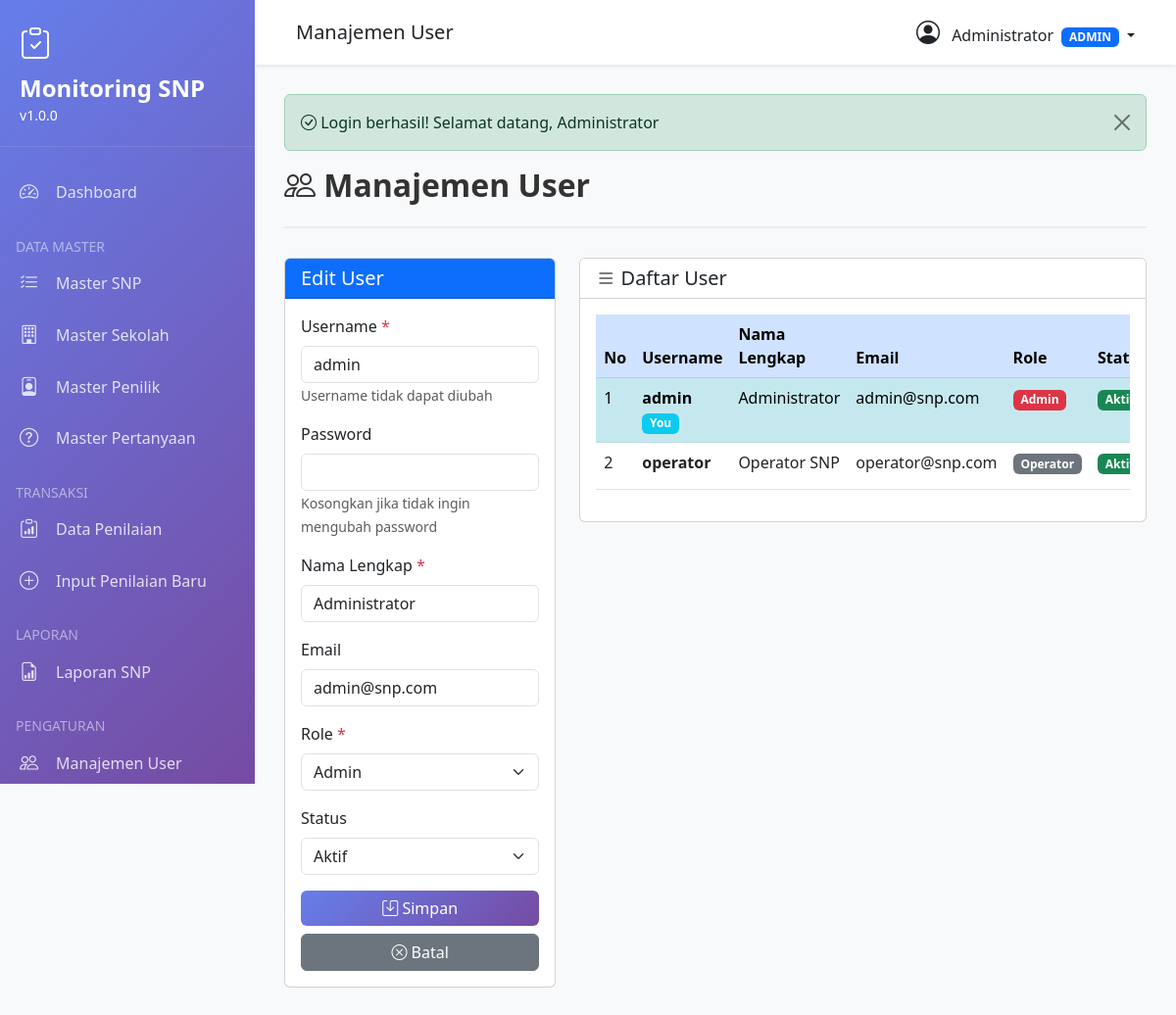
Screenshot of /modules/user.php?edit=1 (signed in) with the database file from the repository.
### tables this page shows
CREATE TABLE users (
    id INT PRIMARY KEY AUTO_INCREMENT,
    username VARCHAR(50) UNIQUE NOT NULL,
    password VARCHAR(255) NOT NULL,
    nama_lengkap VARCHAR(100) NOT NULL,
    email VARCHAR(100),
    role ENUM('admin', 'penilik', 'operator') DEFAULT 'operator',
    is_active TINYINT(1) DEFAULT 1,
    created_at TIMESTAMP DEFAULT CURRENT_TIMESTAMP,
    updated_at TIMESTAMP DEFAULT CURRENT_TIMESTAMP ON UPDATE CURRENT_TIMESTAMP
);

### config/config.php (called while the page is built, shortened)
<?php
class Database {
    private static $instance = null;
    private $conn;
    private function __construct() {
        try {
            $this->conn = new mysqli(DB_HOST, DB_USER, DB_PASS, DB_NAME);
            $this->conn->set_charset("utf8");
        } catch (Exception $e) {
            die("ERROR: " . $e->getMessage());
        }
    }
    public static function getInstance() {
        if (self::$instance === null) {
            self::$instance = new Database();
        }
        return self::$instance;
    }
    public function query($sql) {
        return $this->conn->query($sql);
    }
}

### modules/user.php (the view, shortened to what this page needs)
<?php
$db = Database::getInstance();
$pageTitle = 'Manajemen User';
require_once '../includes/header.php';
$editData = null;
if (isset($_GET['edit'])) {
    $id = (int)$_GET['edit'];
    $editData = $db->query("SELECT * FROM users WHERE id = $id")->fetch_assoc();
}
$users = $db->query("SELECT * FROM users ORDER BY created_at DESC")->fetch_all(MYSQLI_ASSOC);
?>
<div class="page-header">
    <h2><i class="bi bi-people"></i> <?php echo $pageTitle; ?></h2>
</div>
<div class="row">
    <div class="col-md-4">
        <div class="card">
            <div class="card-header bg-primary text-white">
                <h5 class="mb-0">
                    <?php echo $editData ? 'Edit' : 'Tambah'; ?> User
                </h5>
            </div>
            <div class="card-body">
                <form method="POST">
                    <div class="mb-3">
                        <label class="form-label">Username <span class="text-danger">*</span></label>
                        <input type="text" class="form-control" name="username"
                               value="<?php echo $editData['username'] ?? ''; ?>"
                               required <?php echo $editData ? 'readonly' : ''; ?>>
                        <?php if ($editData): ?>
                        <small class="text-muted">Username tidak dapat diubah</small>
                        <?php endif; ?>
                    </div>
                    <div class="mb-3">
                        <label class="form-label">Password <?php echo $editData ? '' : '<span class="text-danger">*</span>'; ?></label>
                        <input type="password" class="form-control" name="password"
                               <?php echo $editData ? '' : 'required'; ?>>
                        <?php if ($editData): ?>
                        <small class="text-muted">Kosongkan jika tidak ingin mengubah password</small>
                        <?php endif; ?>
                    </div>
                    <div class="mb-3">
                        <label class="form-label">Nama Lengkap <span class="text-danger">*</span></label>
                        <input type="text" class="form-control" name="nama_lengkap"
                               value="<?php echo $editData['nama_lengkap'] ?? ''; ?>" required>
                    </div>
                    <div class="mb-3">
                        <label class="form-label">Email</label>
                        <input type="email" class="form-control" name="email"
                               value="<?php echo $editData['email'] ?? ''; ?>">
                    </div>
                    <div class="mb-3">
                        <label class="form-label">Role <span class="text-danger">*</span></label>
                        <select class="form-select" name="role" required>
                            <option value="admin" <?php echo (isset($editData) && $editData['role'] == 'admin') ? 'selected' : ''; ?>>Admin</option>
                        </select>
                    </div>
                    <div class="mb-3">
                        <label class="form-label">Status</label>
                        <select class="form-select" name="is_active">
                            <option value="1" <?php echo (!isset($editData) || $editData['is_active'] == 1) ? 'selected' : ''; ?>>Aktif</option>
                        </select>
                    </div>
                    <div class="d-grid gap-2">
                        <button type="submit" class="btn btn-primary">
                            <i class="bi bi-save"></i> Simpan
                        </button>
                        <?php if ($editData): ?>
                        <a href="user.php" class="btn btn-secondary">
                            <i class="bi bi-x-circle"></i> Batal
                        </a>
                        <?php endif; ?>
                    </div>
                </form>
            </div>
        </div>
    </div>
    <div class="col-md-8">
        <div class="card">
            <div class="card-header bg-white">
                <h5 class="mb-0"><i class="bi bi-list"></i> Daftar User</h5>
            </div>
            <div class="card-body">
                <div class="table-responsive">
                    <table class="table table-striped table-hover">
                        <thead class="table-primary">
                            <tr>
                                <th width="5%">No</th>
                                <th width="15%">Username</th>
                                <th width="25%">Nama Lengkap</th>
                                <th width="20%">Email</th>
                                <th width="10%">Role</th>
                                <th width="10%">Status</th>
                            </tr>
                        </thead>
                        <tbody>
                            <?php
                            $no = 1;
                            foreach ($users as $user):
                                $isCurrentUser = ($user['id'] == $_SESSION['user_id']);
                            ?>
                            <tr <?php echo $isCurrentUser ? 'class="table-info"' : ''; ?>>
                                <td><?php echo $no++; ?></td>
                                <td>
                                    <strong><?php echo $user['username']; ?></strong>
                                    <?php if ($isCurrentUser): ?>
                                    <br><small class="badge bg-info">You</small>
                                    <?php endif; ?>
                                </td>
                                <td><?php echo $user['nama_lengkap']; ?></td>
                                <td><?php echo $user['email'] ?: '-'; ?></td>
                                <td>
                                    <?php
                                    $roleBadge = '';
                                    switch($user['role']) {
                                        case 'admin':
                                            $roleBadge = '<span class="badge bg-danger">Admin</span>';
                                            break;
                                        case 'operator':
                                            $roleBadge = '<span class="badge bg-secondary">Operator</span>';
                                            break;
                                    }
                                    echo $roleBadge;
                                    ?>
                                </td>
                                <td>
                                    <?php if ($user['is_active']): ?>
                                    <span class="badge bg-success">Aktif</span>
                                    <?php else: ?>
                                    <span class="badge bg-secondary">Nonaktif</span>
                                    <?php endif; ?>
                                </td>
                            </tr>
                            <?php endforeach; ?>
                        </tbody>
                    </table>
                </div>
            </div>
        </div>
    </div>
</div>
<?php require_once '../includes/footer.php'; ?>

### includes/header.php (style rules this page uses)
:root { --primary-color: #667eea; --secondary-color: #764ba2; --sidebar-width: 260px; }
body { font-family: 'Segoe UI', Tahoma, Geneva, Verdana, sans-serif; background-color: #f8f9fa; }
.page-header { margin-bottom: 30px; padding-bottom: 15px; border-bottom: 2px solid #e9ecef; }
.page-header h2 { color: #333; font-weight: 600; }
.btn-primary { background: linear-gradient(135deg, var(--primary-color) 0%, var(--secondary-color) 100%); border: none; }

### rows the page displays
users: username "admin", nama_lengkap "Administrator", email "admin@snp.com", role "Admin", is_active "Aktif", shows "You"
users: username "operator", nama_lengkap "Operator SNP", email "operator@snp.com", role "Operator", is_active "Aktif"

### other values shown
APP_NAME "Monitoring SNP"
APP_VERSION "1.0.0"
$pageTitle "Manajemen User"
$_SESSION['nama_lengkap'] "Administrator"
$_SESSION['role'] "ADMIN"
$flash['message'] "Login berhasil! Selamat datang, Administrator"
